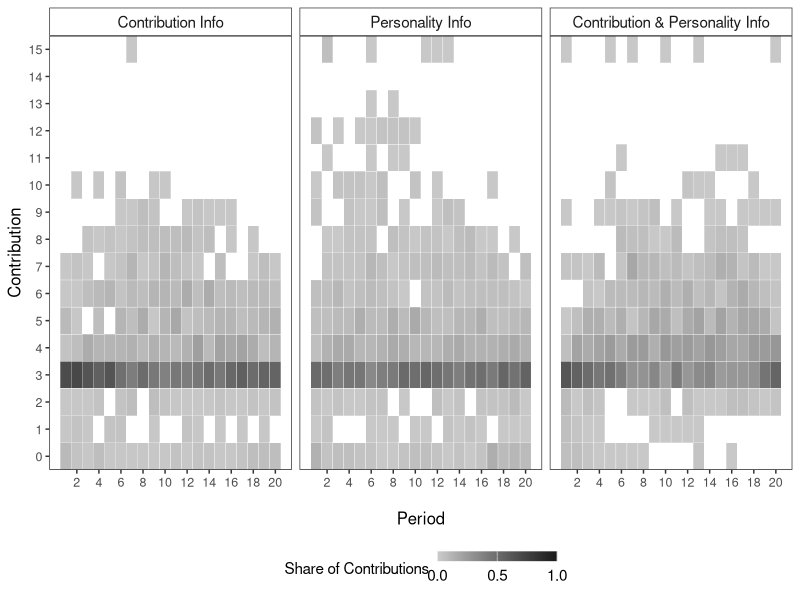
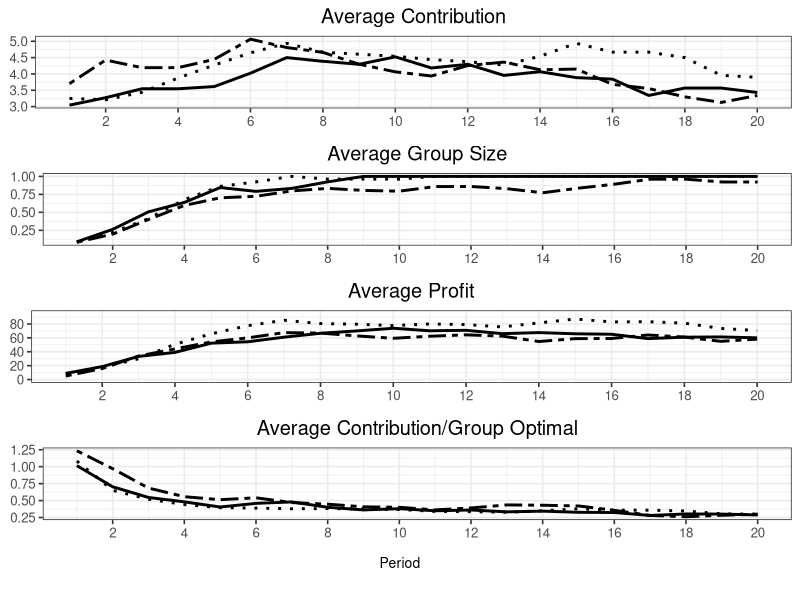

These figures' R source, in order:
library(tidyverse)
library(haven)
library(viridis)
library(cowplot)
library(grid)
library(gridExtra)


setwd()

# Data--------------------------------------------------------------------------

data <- read_dta('PersonalityAndPG_Clean.dta')


# Data for constructing heatmap

cont_data <- data %>%
  select(SubjectID, condition, session, Period, Group, Contribution) %>%
  group_by(condition, Period, Contribution) %>%
  summarise(Count = n()) %>%
  mutate(Share = Count/sum(Count))

# Data for trends

time_path_data <- data %>%
  select(SubjectID, condition, session, session_size, Period, Group, 
         Contribution, grpsize_prop, Profit, PercentOfOpt)


# Adjust profit data for fixed payment in final period

time_path_data$Profit <- ifelse(time_path_data$session == 11 & 
                                  time_path_data$Period == 20, 
                                time_path_data$Profit - 100,
                                time_path_data$Profit)

time_path_data$Profit <- ifelse(time_path_data$session != 11 & 
                                  time_path_data$Period == 20,
                                time_path_data$Profit - 150,
                                time_path_data$Profit)

# Summarize trend data 

time_path_data_summary <- time_path_data %>%
  group_by(condition, Period) %>%
  summarise(AvgContribution = mean(Contribution, na.rm = T),
            AvgSize = mean(grpsize_prop, na.rm = T),
            AvgProfit = mean(Profit, na.rm = T),
            AvgPercOpt = mean(PercentOfOpt, na.rm = T)) 


# Heat Map of Contributions-----------------------------------------------------

# FIGURE 1: Heatmaps of Contributions to the Group Account

cond_labels <- c('1' = 'Contribution Info',
                 '2' = 'Personality Info',
                 '3' = 'Contribution & Personality Info')


cont_map <- ggplot(cont_data, aes(Period, Contribution, fill = Share)) +
  theme_bw() +
  theme(legend.position = 'bottom',
        legend.spacing.x = unit(0.5, 'cm'),
        axis.text.y = element_text(size = 9),
        axis.title.y = element_text(size = 12),
        axis.text.x = element_text(size = 9),
        axis.title.x = element_text(size = 12),
        strip.text.x = element_text(size = 11),
        legend.text = element_text(size = 11),
        legend.title = element_text(size = 11),
        legend.key.height = unit(0.25, 'cm'),
        panel.grid = element_blank(),
        strip.background = element_rect(fill = 'white')) +
  geom_tile(color = 'white', size = 0.1) +
  facet_grid(cols = vars(condition),
             labeller = labeller(condition = cond_labels)) +
  scale_fill_gradient(limits = c(0, 1), 
                      breaks = seq(0, 1, by = 0.5),
                      low = 'gray80', high = 'gray10',
                      name = 'Share of Contributions') + 
  scale_y_continuous(expand = c(0, 0),
                     breaks = seq(0, 15, by = 1)) +
  scale_x_continuous(breaks = seq(2, 20, by = 2)) +
  ylab('Contribution') +
  xlab('\nPeriod')


cont_map


# Time Path Graphs--------------------------------------------------------------

# Contribution graph

contgraph <- ggplot(time_path_data_summary, aes(Period, AvgContribution)) + 
  geom_line(aes(linetype = as.factor(condition), size = as.factor(condition))) +
  theme_bw(base_size = 12) + 
  theme(axis.title.y = element_blank(),
        legend.title = element_blank(),
        plot.title = element_text(hjust = 0.5),
        axis.title.x = element_blank()) + 
  scale_x_continuous(breaks = seq(2, 20, by = 2)) + 
  scale_linetype_manual(values = c('solid', 'twodash', 'dotted'),
                        labels = c('Contribution Info', 'Personality Info',
                                   'Contribution & Personality Info')) +
  scale_size_manual(values = c(1, 1, 1),
                    labels = c('Contribution Info', 'Personality Info',
                               'Contribution & Personality Info')) +
  ggtitle('Average Contribution')


# Add labels to contribution graph

labcont <- contgraph + labs(linetype = 'Condition', size = 'Condition')


# Group size graph

sizegraph <- ggplot(time_path_data_summary, aes(Period, AvgSize)) +
  geom_line(aes(linetype = as.factor(condition), size = as.factor(condition))) +
  theme_bw(base_size = 12) + 
  theme(axis.title.y = element_blank(),
        legend.title = element_blank(),
        plot.title = element_text(hjust = 0.5),
        axis.title.x = element_blank()) + 
  scale_x_continuous(breaks = seq(2, 20, by = 2)) + 
  scale_linetype_manual(values = c('solid', 'twodash', 'dotted')) +
  scale_size_manual(values = c(1, 1, 1)) + 
  ggtitle('Average Group Size')


# Profit graph

profitgraph <- ggplot(time_path_data_summary, aes(Period, AvgProfit)) +
  geom_line(aes(linetype = as.factor(condition), size = as.factor(condition))) +
  theme_bw(base_size = 12) + 
  theme(axis.title.y = element_blank(),
        legend.title = element_blank(),
        plot.title = element_text(hjust = 0.5),
        axis.title.x = element_blank()) + 
  scale_linetype_manual(values = c('solid', 'twodash', 'dotted')) +
  scale_x_continuous(breaks = seq(2, 20, by = 2)) + 
  scale_y_continuous(breaks = seq(0, 90, by = 20), limits = c(0, 95)) +
  scale_size_manual(values = c(1, 1, 1)) +
  ggtitle('Average Profit')


# Percent of optimal graph

percoptgraph <- ggplot(time_path_data_summary, aes(Period, AvgPercOpt)) +
  geom_line(aes(linetype = as.factor(condition), size = as.factor(condition))) +
  theme_bw(base_size = 12) + 
  theme(axis.title.y = element_blank(),
        legend.title = element_blank(),
        plot.title = element_text(hjust = 0.5),
        axis.title.x = element_blank()) + 
  scale_x_continuous(breaks = seq(2, 20, by = 2)) + 
  scale_linetype_manual(values = c('solid', 'twodash', 'dotted')) +
  scale_size_manual(values = c(1, 1, 1)) +
  ggtitle('Average Contribution/Group Optimal')


# Create a grid of trend graphs

time_path_graphs <- plot_grid(labcont + theme(legend.position = 'none'),
                              sizegraph + theme(legend.position = 'none'),
                              profitgraph + theme(legend.position = 'none'),
                              percoptgraph + theme(legend.position = 'none'),
                              nrow = 4)

# Extract the legend from the labeled contribution graph

legend <- get_legend(labcont + theme(legend.position = 'bottom',
                                     legend.spacing.x = unit(0.10, 'cm'),
                                     legend.text = element_text(size = 9),
                                     legend.key.size = unit(1, 'cm')))

# Create a common x label for the graph grid

common_x <- textGrob("Period", 
                     gp=gpar(fontsize=10))


# FIGURE 2: Time Trends for Key Variables

grid.arrange(arrangeGrob(time_path_graphs, common_x, bottom = legend, 
                         heights = c(1, .05, .025)))